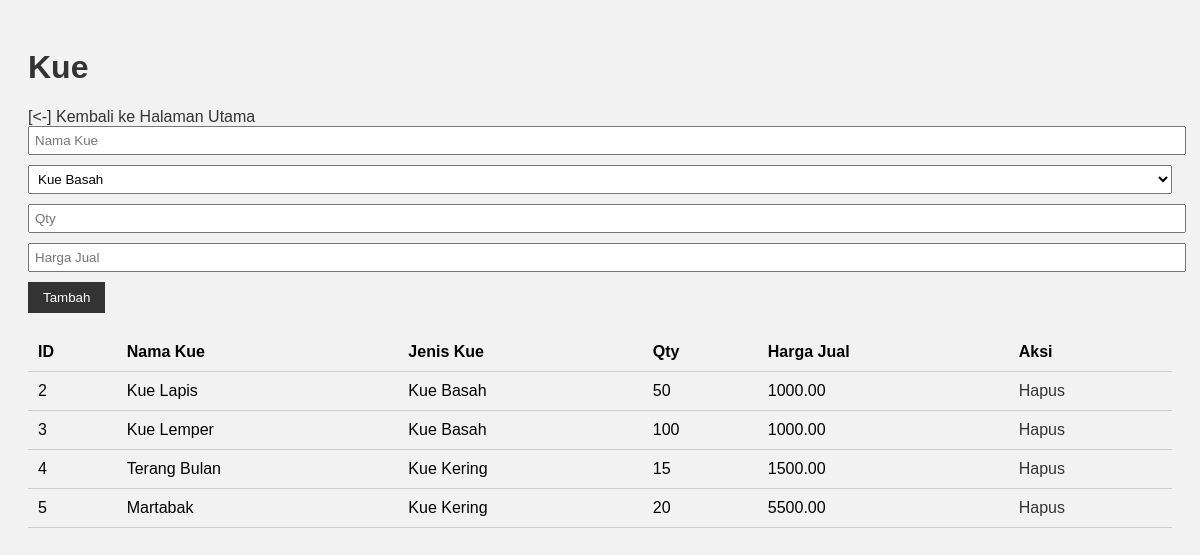
The app's page /kue.php with its own data.
### tables this page shows
CREATE TABLE `kue` (
  `id` int(11) NOT NULL,
  `nama_kue` varchar(40) NOT NULL,
  `jenis_kue_id` int(11) DEFAULT NULL,
  `qty` int(11) DEFAULT NULL,
  `harga_jual` decimal(10,2) DEFAULT NULL
);

CREATE TABLE `jenis_kue` (
  `id` int(11) NOT NULL,
  `nama` varchar(40) NOT NULL
);

### kue.php (the view, shortened to what this page needs)
<?php
include 'koneksi.php';
$query = "SELECT kue.id, kue.nama_kue, jenis_kue.nama AS jenis_kue, kue.qty, kue.harga_jual FROM kue JOIN jenis_kue ON kue.jenis_kue_id = jenis_kue.id";
$result = mysqli_query($koneksi, $query);
$kue = mysqli_fetch_all($result, MYSQLI_ASSOC);
$query_jenis = "SELECT * FROM jenis_kue";
$result_jenis = mysqli_query($koneksi, $query_jenis);
$jenis_kue = mysqli_fetch_all($result_jenis, MYSQLI_ASSOC);
?>
<!DOCTYPE html>
<html>
<head>
  <link rel="stylesheet" href="style.css">
</head>
<body>
  <h1>Kue</h1>
  <nav>
        <a href="index.php">[<-] Kembali ke Halaman Utama</a>
   </nav>
  <form action="" method="POST">
    <input type="text" name="nama_kue" placeholder="Nama Kue" required>
    <select name="jenis_kue_id">
      <?php foreach ($jenis_kue as $jenis): ?>
        <option value="<?= $jenis['id']; ?>"><?= $jenis['nama']; ?></option>
      <?php endforeach; ?>
    </select>
    <input type="number" name="qty" placeholder="Qty" required>
    <input type="number" name="harga_jual" placeholder="Harga Jual" required>
    <button type="submit" name="add_kue">Tambah</button>
  </form>
  <table>
    <tr>
      <th>ID</th>
      <th>Nama Kue</th>
      <th>Jenis Kue</th>
      <th>Qty</th>
      <th>Harga Jual</th>
      <th>Aksi</th>
    </tr>
    <?php foreach ($kue as $item): ?>
      <tr>
        <td><?= $item['id']; ?></td>
        <td><?= $item['nama_kue']; ?></td>
        <td><?= $item['jenis_kue']; ?></td>
        <td><?= $item['qty']; ?></td>
        <td><?= $item['harga_jual']; ?></td>
        <td>
          <a href="kue.php?delete_kue=<?= $item['id']; ?>" onclick="return confirm('Apakah Anda yakin ingin menghapus kue ini?')">Hapus</a>
        </td>
      </tr>
    <?php endforeach; ?>
  </table>
</body>
</html>

### style.css (style rules this page uses)
body { font-family: Arial, sans-serif; background-color: #f2f2f2; padding: 20px; }
h1, h2 { color: #333; }
table { width: 100%; border-collapse: collapse; margin-bottom: 20px; }
table th, table td { padding: 10px; text-align: left; border-bottom: 1px solid #ccc; }
form { margin-bottom: 20px; }
input[type="text"], input[type="number"], select { padding: 5px; width: 100%; margin-bottom: 10px; }
button { padding: 8px 15px; background-color: #333; color: #fff; border: none; cursor: pointer; }
a { color: #333; text-decoration: none; }

### records on screen
kue: id "2", nama_kue "Kue Lapis", jenis_kue.nama "Kue Basah", qty "50", harga_jual "1000.00"
kue: id "3", nama_kue "Kue Lemper", jenis_kue.nama "Kue Basah", qty "100", harga_jual "1000.00"
kue: id "4", nama_kue "Terang Bulan", jenis_kue.nama "Kue Kering", qty "15", harga_jual "1500.00"
kue: id "5", nama_kue "Martabak", jenis_kue.nama "Kue Kering", qty "20", harga_jual "5500.00"

### other values on screen
form field jenis_kue_id "Kue Basah"
